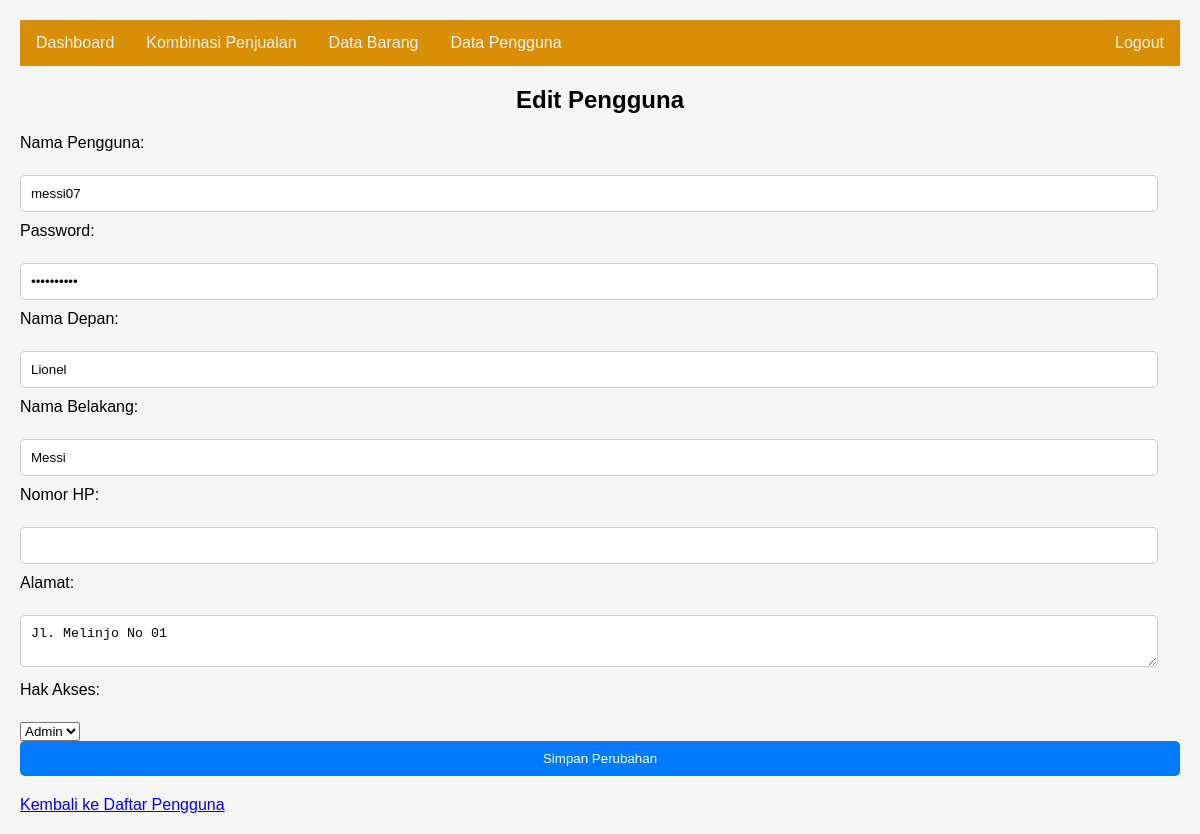
/PenggunaEdit.php?id=1 (signed in), run on the app's committed database.
### tables this page shows
CREATE TABLE `pengguna` (
  `IdPengguna` int(11) NOT NULL,
  `NamaPengguna` varchar(50) NOT NULL,
  `Password` varchar(255) NOT NULL,
  `NamaDepan` varchar(50) NOT NULL,
  `NamaBelakang` varchar(50) NOT NULL,
  `NoHp` varchar(20) DEFAULT NULL,
  `Alamat` varchar(255) DEFAULT NULL,
  `IdAkses` int(11) DEFAULT NULL
);

### Pengguna.php (called while the page is built, shortened)
<?php
class Pengguna {
    private $pdo;
    public function __construct($pdo) {
        $this->pdo = $pdo;
    }
    public function getPenggunaById($idPengguna) {
        $stmt = $this->pdo->prepare("SELECT * FROM Pengguna WHERE IdPengguna = ?");
        $stmt->execute([$idPengguna]);
        return $stmt->fetch(PDO::FETCH_ASSOC);
    }
}
?>

### PenggunaEdit.php (the view, shortened to what this page needs)
<?php
include 'db_conn.php';
include 'Pengguna.php';
$pengguna = new Pengguna($pdo);
$idPengguna = $_GET['id'];
$penggunaData = $pengguna->getPenggunaById($idPengguna);
$pengguna = $penggunaData;
?>
<!DOCTYPE html>
<html lang="en">
<head>
    <link rel="stylesheet" href="styles.css">
</head>
<body>
<?php include 'navbar.php'; ?>
    <h2>Edit Pengguna</h2>
    <form action="PenggunaController.php" method="post">
    <label for="edit_nama_pengguna">Nama Pengguna:</label><br>
    <input type="text" id="edit_nama_pengguna" name="edit_nama_pengguna" value="<?= $pengguna['NamaPengguna'] ?>"><br>
    <label for="edit_password">Password:</label><br>
    <input type="password" id="edit_password" name="edit_password" value="<?= $pengguna['Password'] ?>"><br>
    <label for="edit_nama_depan">Nama Depan:</label><br>
    <input type="text" id="edit_nama_depan" name="edit_nama_depan" value="<?= $pengguna['NamaDepan'] ?>"><br>
    <label for="edit_nama_belakang">Nama Belakang:</label><br>
    <input type="text" id="edit_nama_belakang" name="edit_nama_belakang" value="<?= $pengguna['NamaBelakang'] ?>"><br>
    <label for="edit_no_hp">Nomor HP:</label><br>
    <input type="text" id="edit_no_hp" name="edit_no_hp" value="<?= $pengguna['NoHP'] ?>"><br>
    <label for="edit_alamat">Alamat:</label><br>
    <textarea id="edit_alamat" name="edit_alamat"><?= $pengguna['Alamat'] ?></textarea><br>
   <label for="edit_id_akses">Hak Akses:</label><br>
    <select id="edit_id_akses" name="edit_id_akses">
    <option value="1" <?= ($pengguna['IdAkses'] == 1) ? 'selected' : '' ?>>Admin</option>
  </select><br>
    <input type="submit" name="update_pengguna" value="Simpan Perubahan">
</form>
    <a href="PenggunaController.php" class="back-button">Kembali ke Daftar Pengguna</a>
</body>
</html>

### styles.css (style rules this page uses)
body { font-family: Arial, sans-serif; margin: 0; padding: 20px; background-color: #f5f5f5; }
h2 { margin-bottom: 20px; text-align: center; }
form { margin-bottom: 20px; }
label { display: block; margin-bottom: 5px; }
input[type="text"], textarea { width: calc(100% - 22px); padding: 10px; margin-bottom: 10px; border: 1px solid #ccc; border-radius: 5px; box-sizing: border-box; }
input[type="submit"] { width: 100%; padding: 10px; border: none; border-radius: 5px; background-color: #007bff; color: #fff; cursor: pointer; transition: background-color 0.3s; }
input[type="password"] { width: calc(100% - 22px); padding: 10px; margin-bottom: 10px; border: 1px solid #ccc; border-radius: 5px; box-sizing: border-box; }

### data on the page
pengguna: edit_nama_pengguna "messi07", edit_nama_depan "Lionel", edit_nama_belakang "Messi", edit_alamat "Jl. Melinjo No 01", edit_id_akses "Admin"
